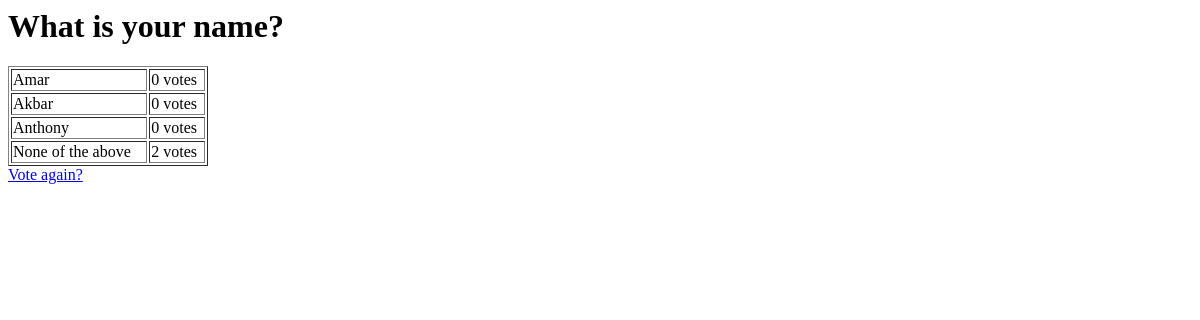
The page /polls/2/results/ on the database as committed earlier.
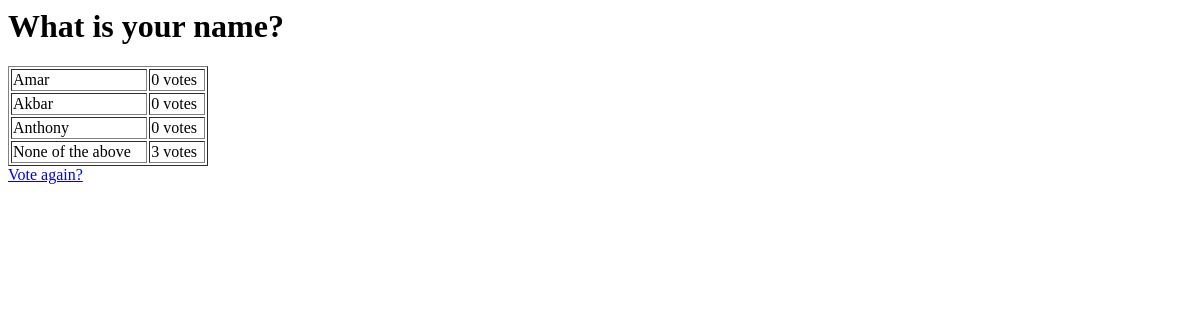
The same page on the database as committed later.
### polls/models.py (models this page shows, shortened)
class Choice(models.Model):
    question = models.ForeignKey(Question, on_delete=models.CASCADE)
    choice_text = models.CharField(max_length=200)
    votes = models.IntegerField(default=0)

### polls/views.py (the view)
# urls.py: url(r'^(?P<pk>[0-9]+)/results/$', views.ResultsView.as_view(), name='results'),
class ResultsView(generic.DetailView):
    model = Question
    template_name = 'polls/results.html'

### polls/templates/polls/results.html
<h1>{{ question.question_text }}</h1>
<table border="1" width="200">
    {% for choice in question.choice_set.all %}
        <tr>
            <td>{{ choice.choice_text }}</td>
            <td>{{ choice.votes }} vote{{ choice.votes|pluralize }}</td>
        </tr>
    {% endfor %}
</table>
<a href="{% url 'polls:detail' question.id %}">Vote again?</a>

Rows that differ between the two databases and show on the page:
changed Choice "None of the above": votes "2" → "3"
